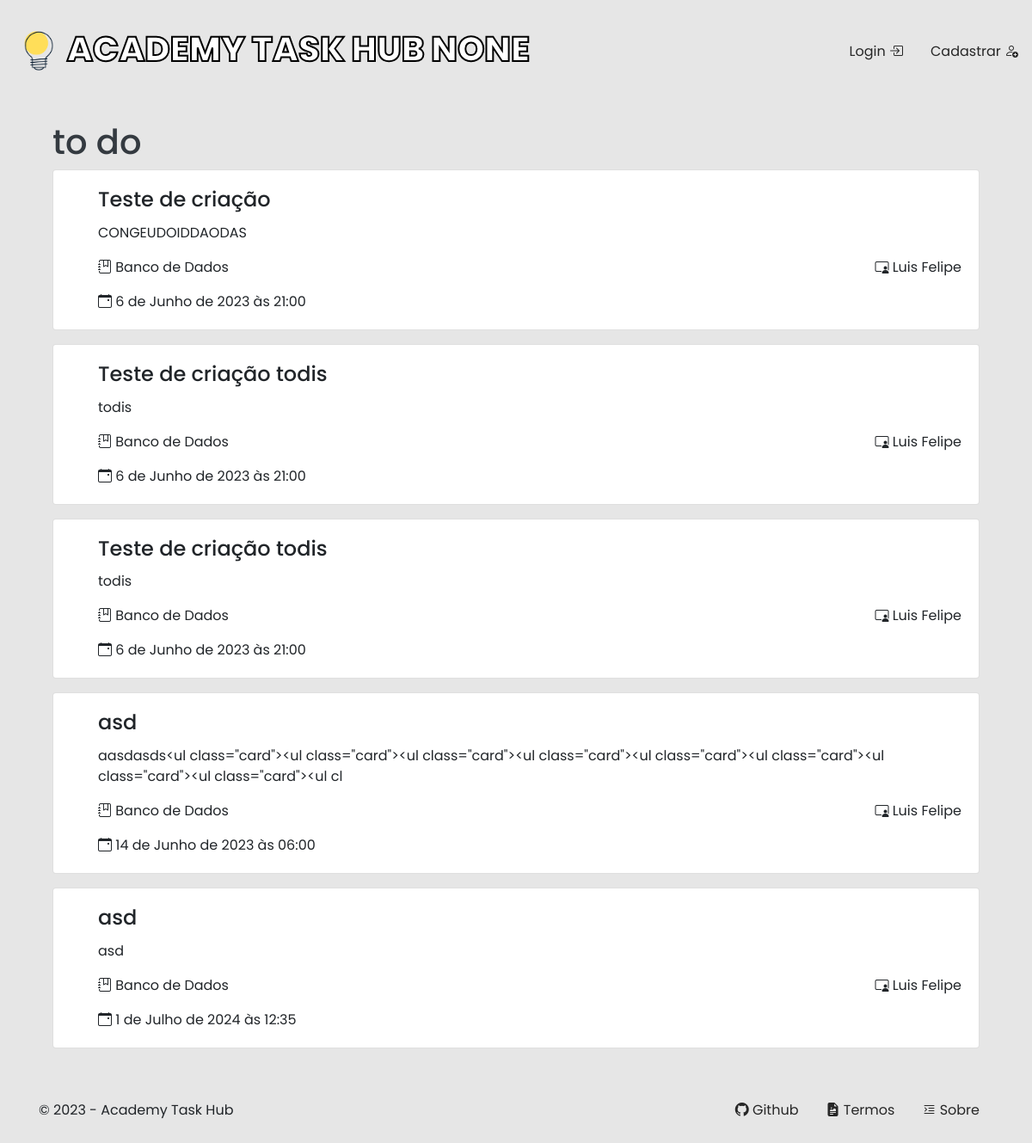
The page /to_do/ on the database its author committed.
### apps/client/models.py (models this page shows, shortened)
class ItemList(models.Model):
    STATUS = (
        ('TODO', 'To Do'),
        ('DOING', 'Doing'),
        ('DONE', 'Done'),
    )
    TYPE = (
        ('P', 'Pessoal'),
        ('A', 'Para todos')
    )
    author = models.ForeignKey(User, on_delete=models.CASCADE)
    title = models.CharField(max_length=50)
    content = models.CharField(max_length=150)
    created_date = models.DateTimeField(auto_now_add=True)
    updated_date = models.DateTimeField(auto_now=True)
    due_date = models.DateTimeField()
    discipline = models.ForeignKey(Discipline, on_delete=models.CASCADE, blank=True, null=True)
    teacher = models.ForeignKey(Teacher, models.CASCADE, blank=True, null=True)
    status = models.CharField(max_length=5, choices=STATUS)
    type = models.CharField(max_length=1, choices=TYPE)

class Discipline(models.Model):
    name = models.CharField(max_length=20)
    is_technical_area = models.BooleanField()
    def __str__ (self) -> str:
        return self.name

class Teacher(models.Model):
    name = models.CharField(max_length=20)
    def __str__ (self) -> str:
        return self.name

### apps/home/views.py (the view)
# urls.py: path('to_do/', views.to_do, name='to_do'),
def to_do(request):
    if request.method == 'GET':
        if request.user.is_authenticated:
            person = Person.objects.get(user=request.user)
            item_list_todo = person.item_list.filter(status='TODO').order_by('due_date')
            return render(request, 'pages/to_do.html', context={'item_list_todo': item_list_todo})
        item_list_todo = ItemList.objects.filter(type='A').filter(status='TODO').order_by('due_date')
        return render(request, 'pages/to_do.html', context={'item_list_todo': item_list_todo})

### apps/home/templates/pages/to_do.html
{% extends 'base.html' %}
{% load static %}
{% block body %}
<section class="container section text-white d-flex justify-content-center align-items-start">
    <main class="to-do p-3 d-flex justify-content-center flex-column text-dark">
        <h1>to do</h1>
        {% for item in item_list_todo %}
            {% include '../partials/card-item.html' %}
        {% empty %}
            <p>Nenhum item encontrado.</p>
        {% endfor %}
    </main>
</section>
{% endblock body %}

### apps/home/templates/partials/card-item.html
<ul class="card" style="min-width: 300px;">
    <li class="card-body">
        <h4 class="card-title">{{ item.title }}</h4>
        <p class="card-text">{{ item.content }}</p>
        <div class="more d-flex justify-content-between">
            <p><i class="bi bi-journal-bookmark"></i> {{ item.discipline }}</p>
            <p><i class="bi bi-person-video3"></i> {{ item.teacher }}</p>
        </div>
        <p class="card-text"><i class="bi bi-calendar-event"></i> {{ item.due_date }}</p>
    </li>
</ul>

### templates/static/css/style.css (style rules this page uses)
ul li { list-style: none; }
body { background-color: #e6e6e6; }
.section { min-height: 80vh; }
* { font-family: 'Poppins', sans-serif; }
h1 { margin-top: 5px; }

### rows shown on the page
ItemList: title "Teste de criação", content "CONGEUDOIDDAODAS", discipline "Banco de Dados", teacher "Luis Felipe", due_date "6 de Junho de 2023 às 21:00"
ItemList: title "Teste de criação todis", content "todis", discipline "Banco de Dados", teacher "Luis Felipe", due_date "6 de Junho de 2023 às 21:00"
ItemList: title "Teste de criação todis", content "todis", discipline "Banco de Dados", teacher "Luis Felipe", due_date "6 de Junho de 2023 às 21:00"
ItemList: title "asd", content "aasdasds<ul class=\"card\"><ul class=\"card\"><ul class=\"card\"><ul class=\"card\"><ul class=\"card\"><ul class=\"card\"><ul class=\"card\"><ul class=\"card\"><ul cl", discipline "Banco de Dados", teacher "Luis Felipe", due_date "14 de Junho de 2023 às 06:00"
ItemList: title "asd", content "asd", discipline "Banco de Dados", teacher "Luis Felipe", due_date "1 de Julho de 2024 às 12:35"

### other values the page prints
{{ user.id }} "NONE"
